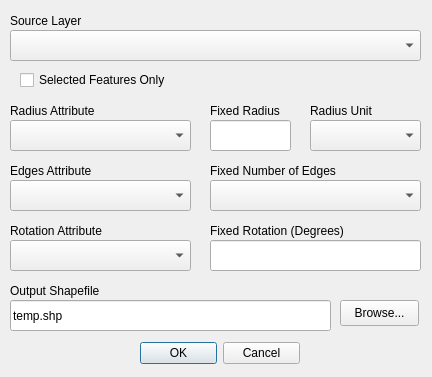
<?xml version="1.0" encoding="UTF-8"?>
<ui version="4.0">
 <class>mmqgis_buffers_form</class>
 <widget class="QDialog" name="mmqgis_buffers_form">
  <property name="windowModality">
   <enum>Qt::ApplicationModal</enum>
  </property>
  <property name="enabled">
   <bool>true</bool>
  </property>
  <property name="geometry">
   <rect>
    <x>0</x>
    <y>0</y>
    <width>432</width>
    <height>377</height>
   </rect>
  </property>
  <property name="mouseTracking">
   <bool>false</bool>
  </property>
  <property name="windowTitle">
   <string>Create Buffers</string>
  </property>
  <widget class="QDialogButtonBox" name="buttonBox">
   <property name="geometry">
    <rect>
     <x>140</x>
     <y>340</y>
     <width>160</width>
     <height>26</height>
    </rect>
   </property>
   <property name="orientation">
    <enum>Qt::Horizontal</enum>
   </property>
   <property name="standardButtons">
    <set>QDialogButtonBox::Cancel|QDialogButtonBox::Ok</set>
   </property>
  </widget>
  <widget class="QLabel" name="label">
   <property name="geometry">
    <rect>
     <x>10</x>
     <y>280</y>
     <width>261</width>
     <height>22</height>
    </rect>
   </property>
   <property name="text">
    <string>Output Shapefile</string>
   </property>
  </widget>
  <widget class="QLineEdit" name="filename">
   <property name="geometry">
    <rect>
     <x>10</x>
     <y>300</y>
     <width>321</width>
     <height>31</height>
    </rect>
   </property>
   <property name="text">
    <string>temp.shp</string>
   </property>
   <property name="readOnly">
    <bool>false</bool>
   </property>
  </widget>
  <widget class="QPushButton" name="browse">
   <property name="geometry">
    <rect>
     <x>340</x>
     <y>300</y>
     <width>79</width>
     <height>26</height>
    </rect>
   </property>
   <property name="text">
    <string>Browse...</string>
   </property>
  </widget>
  <widget class="QComboBox" name="sourcelayer">
   <property name="geometry">
    <rect>
     <x>10</x>
     <y>30</y>
     <width>411</width>
     <height>31</height>
    </rect>
   </property>
  </widget>
  <widget class="QLabel" name="label_4">
   <property name="geometry">
    <rect>
     <x>10</x>
     <y>10</y>
     <width>121</width>
     <height>22</height>
    </rect>
   </property>
   <property name="text">
    <string>Source Layer</string>
   </property>
  </widget>
  <widget class="QComboBox" name="edgeattribute">
   <property name="geometry">
    <rect>
     <x>10</x>
     <y>180</y>
     <width>181</width>
     <height>31</height>
    </rect>
   </property>
  </widget>
  <widget class="QLabel" name="label_6">
   <property name="geometry">
    <rect>
     <x>10</x>
     <y>160</y>
     <width>121</width>
     <height>22</height>
    </rect>
   </property>
   <property name="text">
    <string>Edges Attribute</string>
   </property>
  </widget>
  <widget class="QLineEdit" name="radius">
   <property name="geometry">
    <rect>
     <x>210</x>
     <y>120</y>
     <width>81</width>
     <height>31</height>
    </rect>
   </property>
  </widget>
  <widget class="QLabel" name="label_8">
   <property name="geometry">
    <rect>
     <x>210</x>
     <y>100</y>
     <width>91</width>
     <height>22</height>
    </rect>
   </property>
   <property name="text">
    <string>Fixed Radius</string>
   </property>
  </widget>
  <widget class="QComboBox" name="radiusunit">
   <property name="geometry">
    <rect>
     <x>310</x>
     <y>120</y>
     <width>111</width>
     <height>31</height>
    </rect>
   </property>
  </widget>
  <widget class="QLabel" name="label_9">
   <property name="geometry">
    <rect>
     <x>310</x>
     <y>100</y>
     <width>81</width>
     <height>22</height>
    </rect>
   </property>
   <property name="text">
    <string>Radius Unit</string>
   </property>
  </widget>
  <widget class="QLabel" name="label_7">
   <property name="geometry">
    <rect>
     <x>10</x>
     <y>100</y>
     <width>121</width>
     <height>22</height>
    </rect>
   </property>
   <property name="text">
    <string>Radius Attribute</string>
   </property>
  </widget>
  <widget class="QComboBox" name="radiusattribute">
   <property name="geometry">
    <rect>
     <x>10</x>
     <y>120</y>
     <width>181</width>
     <height>31</height>
    </rect>
   </property>
  </widget>
  <widget class="QCheckBox" name="selectedonly">
   <property name="geometry">
    <rect>
     <x>20</x>
     <y>70</y>
     <width>181</width>
     <height>20</height>
    </rect>
   </property>
   <property name="text">
    <string>Selected Features Only</string>
   </property>
  </widget>
  <widget class="QComboBox" name="edgecount">
   <property name="geometry">
    <rect>
     <x>210</x>
     <y>180</y>
     <width>211</width>
     <height>31</height>
    </rect>
   </property>
  </widget>
  <widget class="QLabel" name="label_10">
   <property name="geometry">
    <rect>
     <x>210</x>
     <y>160</y>
     <width>161</width>
     <height>22</height>
    </rect>
   </property>
   <property name="text">
    <string>Fixed Number of Edges</string>
   </property>
  </widget>
  <widget class="QLabel" name="label_11">
   <property name="geometry">
    <rect>
     <x>10</x>
     <y>220</y>
     <width>121</width>
     <height>22</height>
    </rect>
   </property>
   <property name="text">
    <string>Rotation Attribute</string>
   </property>
  </widget>
  <widget class="QComboBox" name="rotationattribute">
   <property name="geometry">
    <rect>
     <x>10</x>
     <y>240</y>
     <width>181</width>
     <height>31</height>
    </rect>
   </property>
  </widget>
  <widget class="QLineEdit" name="rotation">
   <property name="geometry">
    <rect>
     <x>210</x>
     <y>240</y>
     <width>211</width>
     <height>31</height>
    </rect>
   </property>
  </widget>
  <widget class="QLabel" name="label_12">
   <property name="geometry">
    <rect>
     <x>210</x>
     <y>220</y>
     <width>181</width>
     <height>22</height>
    </rect>
   </property>
   <property name="text">
    <string>Fixed Rotation (Degrees)</string>
   </property>
  </widget>
 </widget>
 <tabstops>
  <tabstop>sourcelayer</tabstop>
  <tabstop>radiusunit</tabstop>
  <tabstop>edgeattribute</tabstop>
  <tabstop>radius</tabstop>
  <tabstop>radiusattribute</tabstop>
  <tabstop>selectedonly</tabstop>
  <tabstop>filename</tabstop>
  <tabstop>browse</tabstop>
  <tabstop>buttonBox</tabstop>
 </tabstops>
 <resources/>
 <connections>
  <connection>
   <sender>buttonBox</sender>
   <signal>accepted()</signal>
   <receiver>mmqgis_buffers_form</receiver>
   <slot>accept()</slot>
   <hints>
    <hint type="sourcelabel">
     <x>248</x>
     <y>254</y>
    </hint>
    <hint type="destinationlabel">
     <x>157</x>
     <y>274</y>
    </hint>
   </hints>
  </connection>
  <connection>
   <sender>buttonBox</sender>
   <signal>rejected()</signal>
   <receiver>mmqgis_buffers_form</receiver>
   <slot>reject()</slot>
   <hints>
    <hint type="sourcelabel">
     <x>316</x>
     <y>260</y>
    </hint>
    <hint type="destinationlabel">
     <x>286</x>
     <y>274</y>
    </hint>
   </hints>
  </connection>
 </connections>
</ui>
